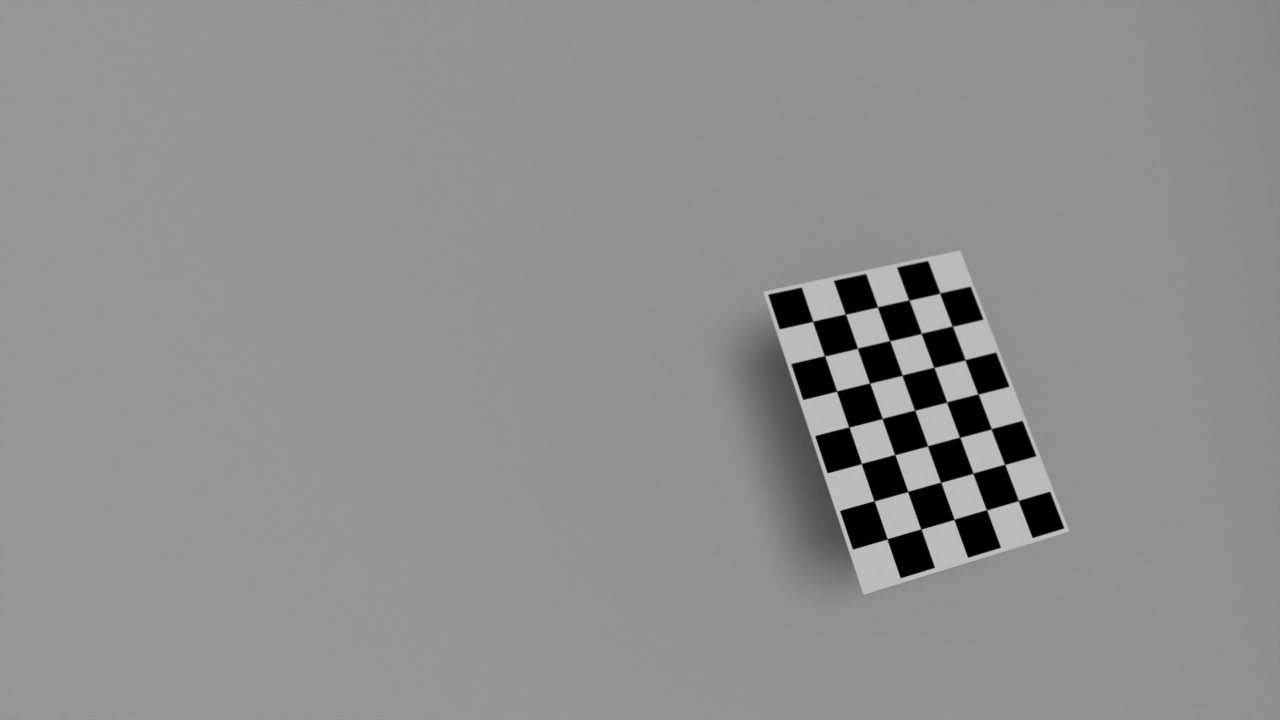
#> input picture sfdi_addon/data/Images/checkerboards/renders/render_0.jpg, 1280 x 720 px, found by its file name; the run also reads 1 picture not shown here
$ jupyter execute --allow-errors calibration.ipynb
#> lines starting #> are read from the running program, lines starting #| are printed output that depends on the picture; after the words box and inside, x2 and y2 are one past the last pixel; in counts of white or black regions, pixels touching at a corner belong together; long printed decimals are rounded
[cell 1]
import numpy as np

import matplotlib as mpl
import matplotlib.pyplot as plt

import os

import cv2

from skimage import io

ROOT_DIR = os.getcwd()
CHECKERBOARD_PATH = os.path.join(ROOT_DIR, 'Images', 'checkerboards')

## Create a checkerboard pattern

* Must have an even image size (odd sizes will be truncated down)
* Shape must be of length 1 or greater in both dimensions

* OpenCV needs a white border to recognise the checkerboard for calibration, the default is set to
16 pixels thickness

[cell 2]
def checkerboard(width, shape=(8, 8), pad=16):
    board = np.indices(shape).sum(axis=0) % 2
    img_unpadded = np.repeat(np.repeat(board, int(width / max(shape)), axis=1), int(width / max(shape)), axis=0)

    height, width = img_unpadded.shape
    new_height = height + 2 * pad
    new_width = width + 2 * pad

    return np.pad(img_unpadded, pad_width=pad, mode='constant', constant_values=1)

shape = (8, 6)
width = 1024

cb = checkerboard(width, shape)
plt.imshow(cb, cmap='gray')

# Save the generated pattern

name = os.path.join(CHECKERBOARD_PATH, f'{shape[0]}x{shape[1]}_{width}.jpg')
plt.imsave(name, cb, cmap='gray')
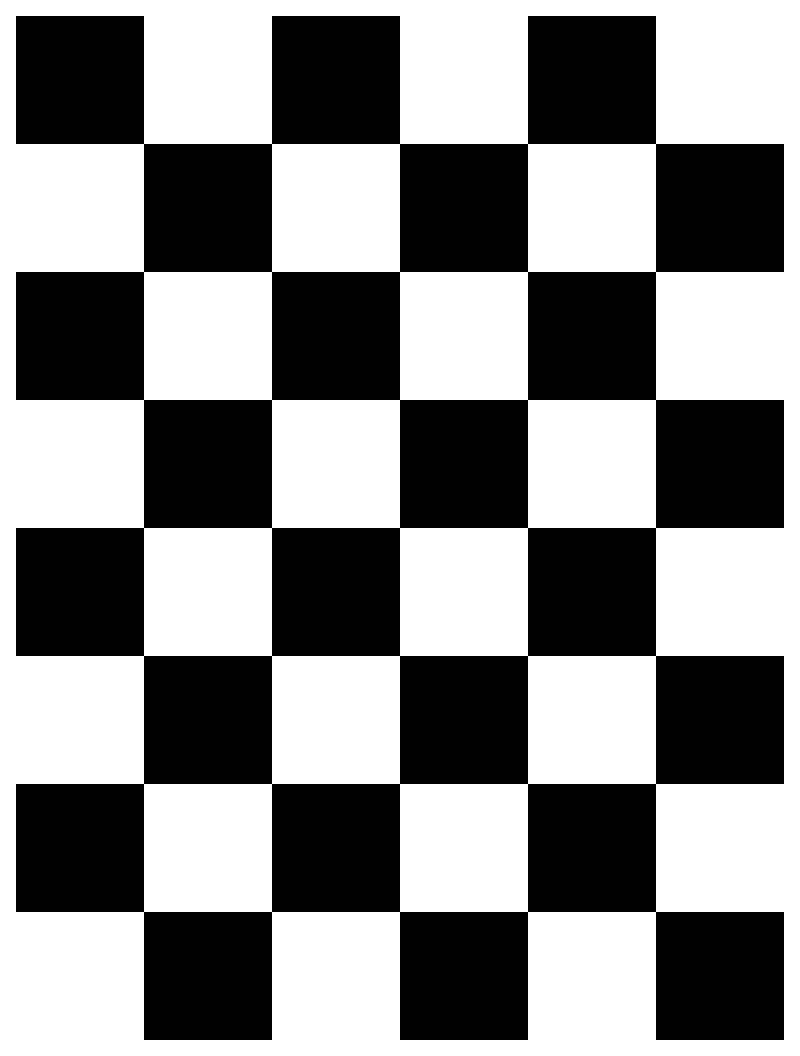
#> saved as 8x6_1024.jpg: shape (1056, 800, 3); 53.5% white; 1 black region, box (x1, y1, x2, y2) and area: (16, 16, 784, 1040) 393216
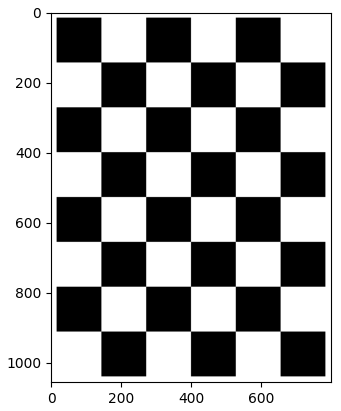
#> figure drawn by matplotlib, 1 panel

## Use the checkerboard images to calculate a camera property matrix

[cell 3]
imgs_path = os.path.join(CHECKERBOARD_PATH, 'renders')

imgs = []
i = 0
while True:
    img = cv2.imread(os.path.join(imgs_path, f'render_{i}.jpg'))
#> img is the input picture: shape (720, 1280, 3); mean B, G, R 143.1, 143.1, 143.1

    if img is None: break

    imgs.append(img)
    i += 1

IMGS_REQUIRED = 10

#> (the rest of this cell did not finish here and is left out)

[cell 4]
import cv2

CHECKERBOARD = (7, 5)

criteria = (cv2.TERM_CRITERIA_EPS + cv2.TERM_CRITERIA_MAX_ITER, 30, 0.001)

threedpoints = []
twodpoints = []

objectp3d = np.zeros((1, CHECKERBOARD[0] * CHECKERBOARD[1], 3), np.float32)
objectp3d[0, :, :2] = np.mgrid[0:CHECKERBOARD[0], 0:CHECKERBOARD[1]].T.reshape(-1, 2)
prev_img_shape = None

for i, image in enumerate(imgs):
    #image = np.array(256 - image, dtype=np.uint8)
    grey_img = cv2.cvtColor(image, cv2.COLOR_BGR2GRAY)

    ret, corners = cv2.findChessboardCorners(grey_img, CHECKERBOARD,
                                            cv2.CALIB_CB_ADAPTIVE_THRESH + cv2.CALIB_CB_FAST_CHECK + cv2.CALIB_CB_NORMALIZE_IMAGE)

    if ret:
        threedpoints.append(objectp3d)

        corners2 = cv2.cornerSubPix(grey_img, corners, (11, 11), (-1, -1), criteria)

        twodpoints.append(corners2)

        #image = cv2.drawChessboardCorners(image, CHECKERBOARD, corners2, ret)
    else:
        print(f'Failed to find checkerboard on image {i}')
#> this loop made 1 pass
#> ret on pass 1: True
#> after the loop, threedpoints = 1 item; twodpoints = 1 item

cv2.destroyAllWindows()

h, w = image.shape[:2]
#> h = 720; w = 1280

ret, cam_mat, dist_mat, r_vecs, t_vecs = cv2.calibrateCamera(threedpoints, twodpoints, grey_img.shape[::-1], None, None)
#> ret = 0.0325; cam_mat = [[972.4, 0, 638.1], [0, 991.6, 377.1], [0, 0, 1]]; dist_mat = [[0.00137, -0.101, -0.000962, 0.00315, 0.271]]; r_vecs = ([-0.391, 0.0425, 1.3],); t_vecs = ([8.53, -2.33, 27.57],)

if not ret:
    raise

optimal_mat, roi = cv2.getOptimalNewCameraMatrix(cam_mat, dist_mat, (w, h), 1, (w, h))
#> optimal_mat = [[975.7, 0, 641.9], [0, 987.9, 376.6], [0, 0, 1]]; roi = (8, 9, 1262, 703)

print(f'Camera matrix: {cam_mat}')
#| Camera matrix: [[972.406   0.         638.119]
#|  [  0.         991.574 377.102]
#|  [  0.           0.           1.        ]]
print(f'Dist matrix: {dist_mat}')
#| Dist matrix: [[ 0.001374 -0.1014 -0.0009619  0.003148  0.2709]]
print(f'Optimal matrix: {optimal_mat}')
#| Optimal matrix: [[975.681    0.         641.932]
#|  [  0.         987.881  376.621]
#|  [  0.           0.           1.        ]]

[cell 5]
img_test = cv2.imread(os.path.join(imgs_path, f'test.jpg'))

h, w = img_test.shape[:2]

img_fixed = cv2.undistort(img_test, cam_mat, dist_mat, None, optimal_mat)
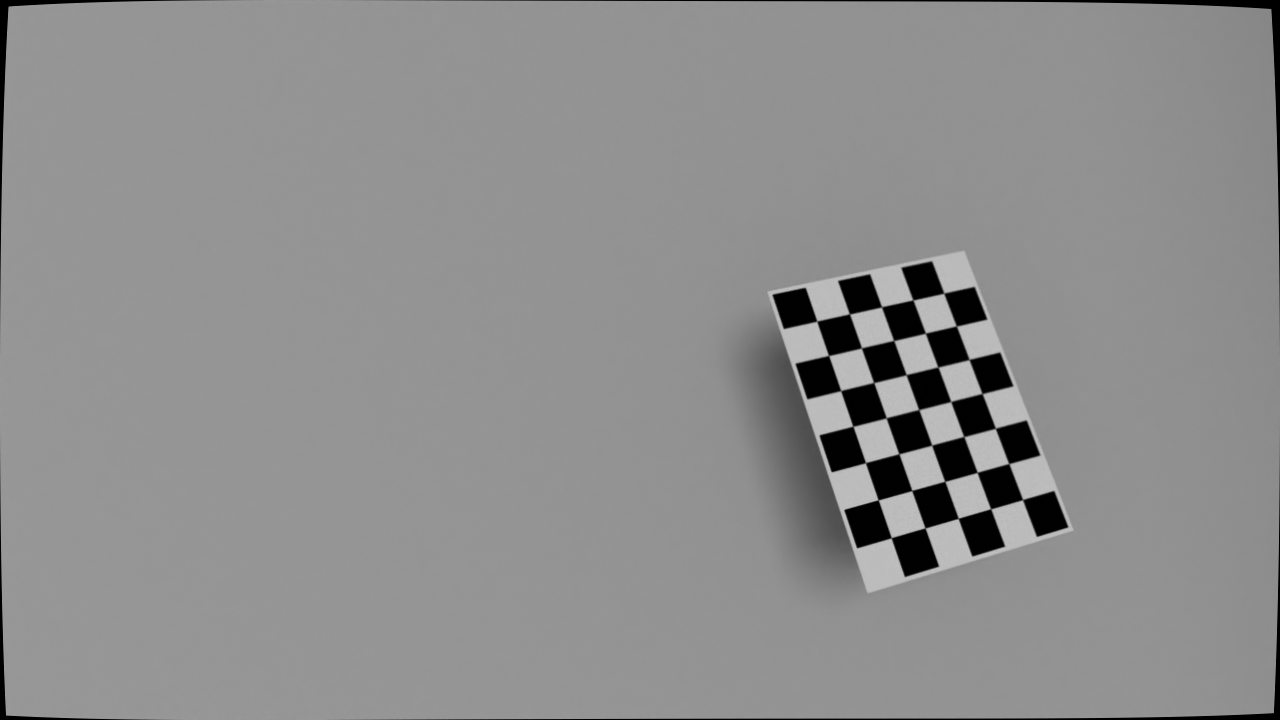
#> img_fixed: shape (720, 1280, 3); mean B, G, R 141.6, 141.6, 141.6
# crop the image
#x, y, w, h = roi
#img_fixed = img_fixed[y:y+h, x:x+w]

cv2.imshow('image', img_fixed)
cv2.waitKey(0)
